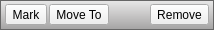
<?xml version="1.0" encoding="UTF-8"?>
<ui version="4.0">
 <class>AMSamplePositionViewActionsWidget</class>
 <widget class="QFrame" name="AMSamplePositionViewActionsWidget">
  <property name="geometry">
   <rect>
    <x>0</x>
    <y>0</y>
    <width>214</width>
    <height>30</height>
   </rect>
  </property>
  <property name="windowTitle">
   <string>Sample Position Actions</string>
  </property>
  <property name="autoFillBackground">
   <bool>false</bool>
  </property>
  <property name="styleSheet">
   <string notr="true">#AMSamplePositionViewActionsWidget {
background-color: qlineargradient(spread:pad, x1:0, y1:0, x2:0, y2:1, stop:0 rgba(233, 233, 233, 255), stop:0.502513 rgba(199, 198, 198, 255), stop:1 rgba(163, 162, 162, 255));
border: 1px solid rgb(102, 102, 102);
}</string>
  </property>
  <layout class="QHBoxLayout" name="horizontalLayout">
   <property name="spacing">
    <number>2</number>
   </property>
   <property name="leftMargin">
    <number>4</number>
   </property>
   <property name="topMargin">
    <number>2</number>
   </property>
   <property name="rightMargin">
    <number>4</number>
   </property>
   <property name="bottomMargin">
    <number>3</number>
   </property>
   <item>
    <widget class="QToolButton" name="markButton">
     <property name="text">
      <string>Mark</string>
     </property>
    </widget>
   </item>
   <item>
    <widget class="QToolButton" name="moveToButton">
     <property name="text">
      <string>Move To</string>
     </property>
    </widget>
   </item>
   <item>
    <spacer name="horizontalSpacer">
     <property name="orientation">
      <enum>Qt::Horizontal</enum>
     </property>
     <property name="sizeType">
      <enum>QSizePolicy::MinimumExpanding</enum>
     </property>
     <property name="sizeHint" stdset="0">
      <size>
       <width>31</width>
       <height>10</height>
      </size>
     </property>
    </spacer>
   </item>
   <item>
    <widget class="QToolButton" name="removeButton">
     <property name="text">
      <string>Remove</string>
     </property>
    </widget>
   </item>
  </layout>
 </widget>
 <resources/>
 <connections/>
</ui>
